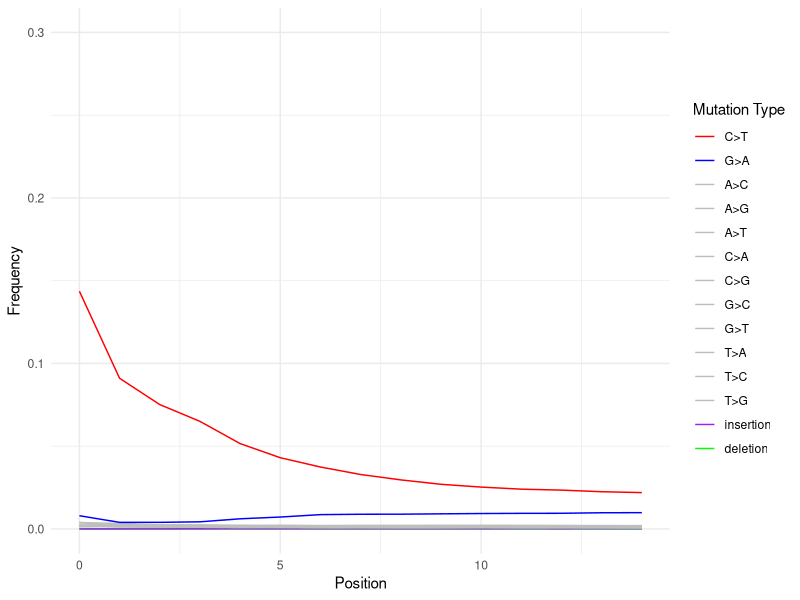

Write the R code that produced this figure.
## ---- chunk 1
#| label: fig-double-stranded
#| fig-cap: Example of a smiley plot of a double stranded DNA library. Data taken from [@Star2017-cj]. Damage data calculated using [DamageProfiler](/intro.qmd) and plotted using R and ggplot2.
#| echo: false
#| warning: false
#| error: false

library(readr)
library(tidyr)
library(dplyr)
library(ggplot2)

type_colours <- c("C>T" = "red", "G>A" = "blue", "A>C" = "grey", "A>G" = "grey", "A>T" = "grey", "C>A" = "grey", "C>G" = "grey", "G>C" = "grey", "G>T" = "grey", "T>A" = "grey", "T>C" = "grey",	"T>G" = "grey", "insertion" = "purple", "deletion" = "green")

raw_double_stranded <- readr::read_tsv("assets/data/double-stranded.txt", comment = "#")

long_double_stranded <- raw_double_stranded %>%   
    rename(insertion = `->ACGT`, deletion = `ACGT>-`, Position = Pos) %>%
    pivot_longer(contains(c(">", "insertion", "deletion")), names_to = "Mutation Type", values_to = "Frequency") %>%
    mutate(`Mutation Type` = factor(`Mutation Type`, levels = rev(names(type_colours))))

ggplot(long_double_stranded, aes(x = Position, y = Frequency, colour = `Mutation Type`)) +
    geom_line() +
    ylim(0, 0.30) +
    scale_colour_manual(values = type_colours, guide = guide_legend(reverse = TRUE)) +
    theme_minimal()

